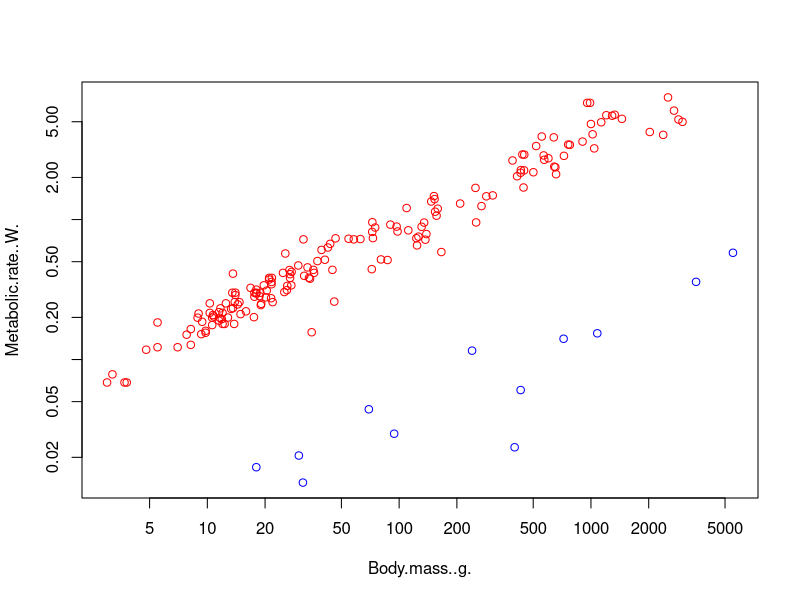
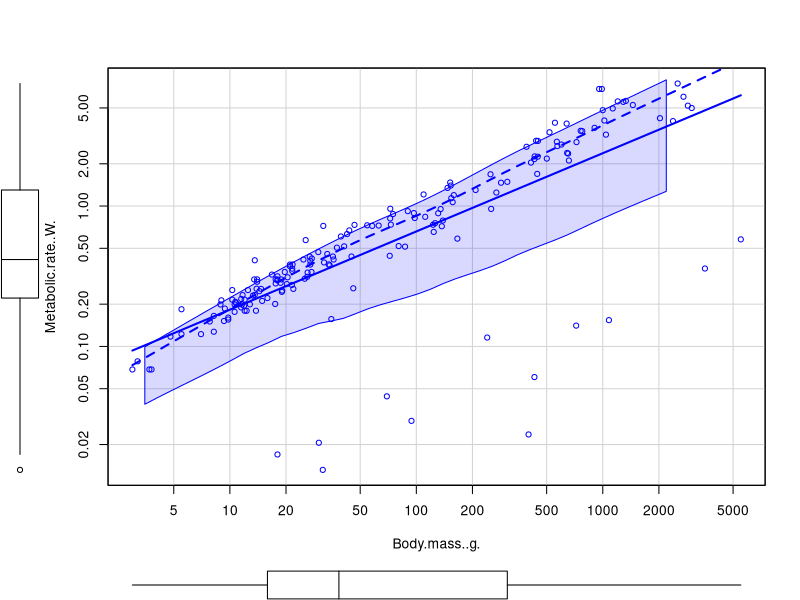
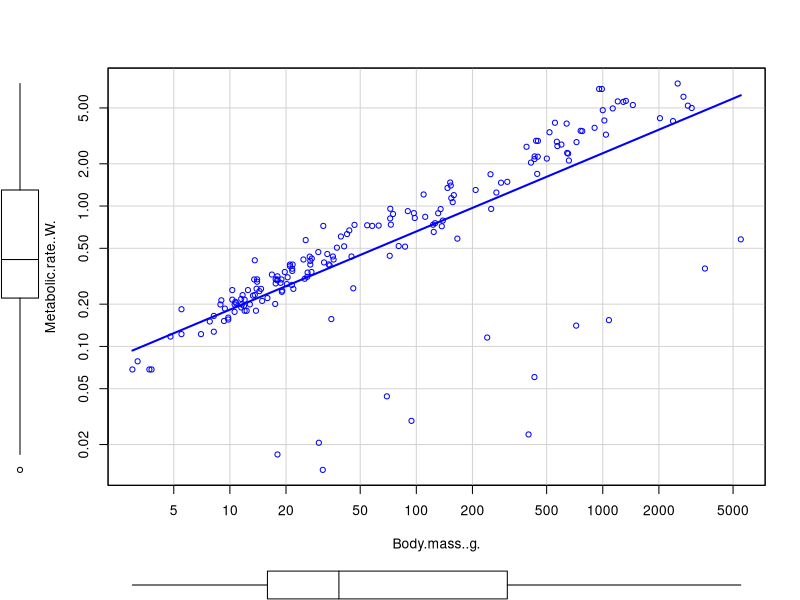
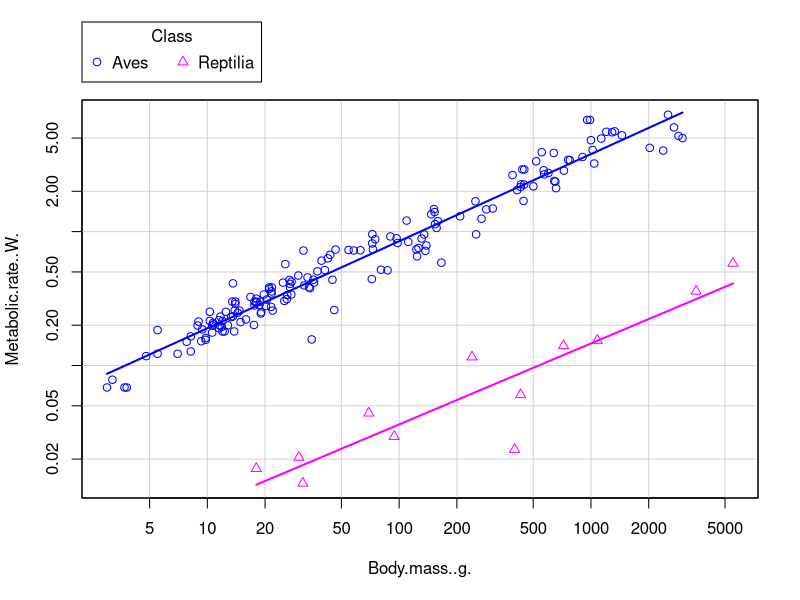
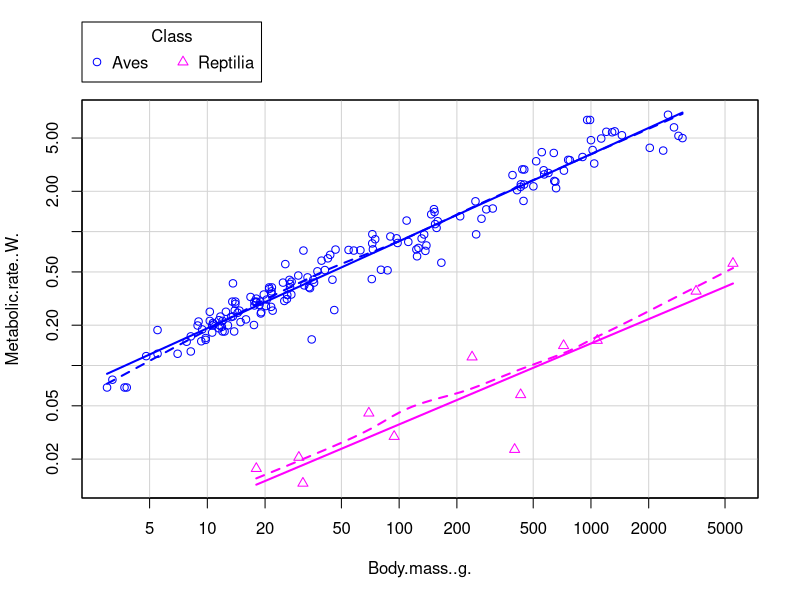
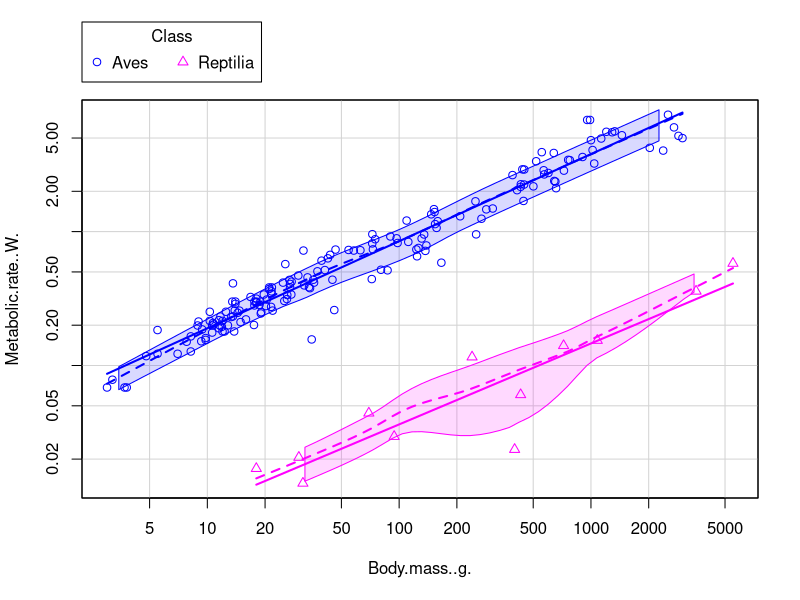
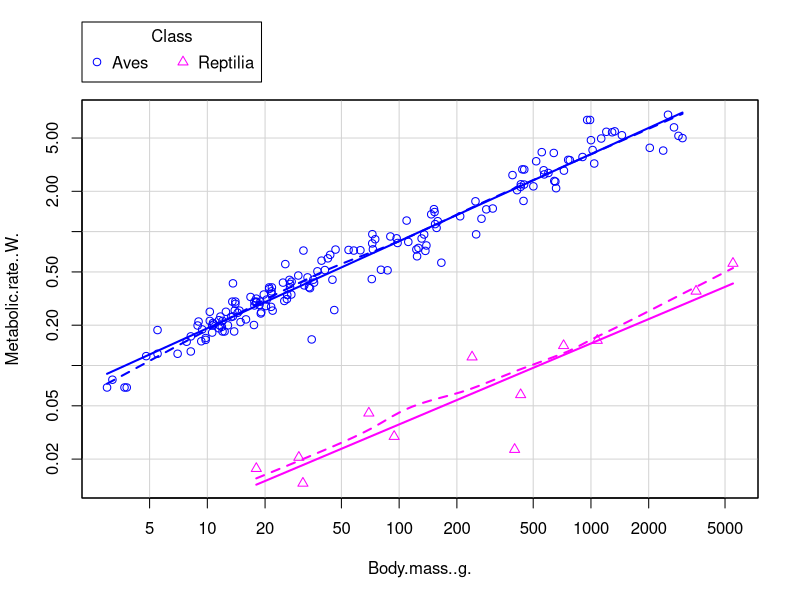
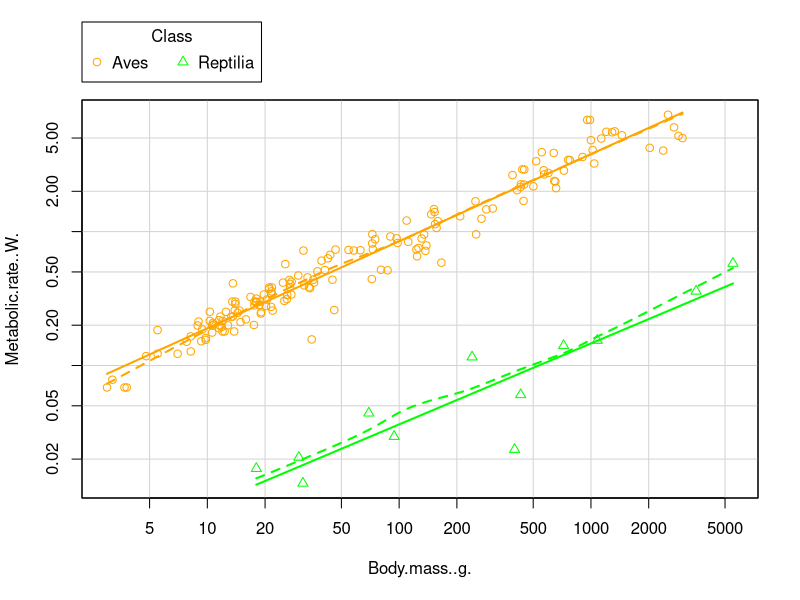

Here is the R script that generated these plots, in order: (Note: this script raises an error after producing the figures.)
## For me: recall to  (setq ess-eval-visibly-p t)


## PURPOSE of this:
## Use different types of plot for same data
## Illustrate split-apply-combine
## Illustrate dealing with errors and incremental building of code
## Illustrate reading of help

######
## What is in the workspace? I want it clean
rm(list = ls())

anage <-  read.table("AnAge_birds_reptiles.txt", 
                     header=TRUE, na.strings="NA")


## Simpler to do it now, so it is available later
anage$logmet <- log(anage$Metabolic.rate..W.)
anage$logbm <- log(anage$Body.mass..g)


anage$Class <- factor(anage$Class)

plot(Metabolic.rate..W. ~ Body.mass..g.,
     data = anage,
     col = c("red", "blue")[anage$Class],
     log = "xy")



## skip
######################################################################

## We did this already, so skip
str(anage)
head(anage)
tail(anage)
summary(anage)

## Did you notice the naming of columns?

library(car)

scatterplot(Metabolic.rate..W. ~ Body.mass..g.,
            data = anage,
            log = "xy")

## too many lines; what are we getting rid of?
scatterplot(Metabolic.rate..W. ~ Body.mass..g.,
            data = anage,
            log = "xy",
            smooth = FALSE)

## But I have birds and reptiles. What is smooth doing?
scatterplot(Metabolic.rate..W. ~
                Body.mass..g. | Class,
            data = anage,
            log = "xy",
            smooth = FALSE)

scatterplot(Metabolic.rate..W. ~
                Body.mass..g. | Class,
            data = anage,
            log = "xy", smooth = TRUE)

## smooth each and add variance
scatterplot(Metabolic.rate..W. ~
                Body.mass..g. | Class,
            data = anage,
            log = "xy",
            smooth = list(smoother = loessLine,
                          var = TRUE))

## smooth explicitly, and remove variance envelope
scatterplot(Metabolic.rate..W. ~
                Body.mass..g. | Class,
            data = anage,
            log = "xy",
            smooth = list(smoother = loessLine
                        ## , var = FALSE ## uncomment if you don't want var.
                        ## , var = TRUE  ## uncomment if you want variance.
                          ))

## Notice colors. Working as expected
scatterplot(Metabolic.rate..W. ~
                Body.mass..g. | Class,
            data = anage,
            log = "xy",
            col = c("orange", "green"))

## But nope, not everything is changeable that way: e.g., cex
scatterplot(Metabolic.rate..W. ~
                Body.mass..g. | Class,
            data = anage,
            log = "xy",
            cex = c(1, 8))

## Oooops
scatterplot(Metabolic.rate..W. ~
                Body.mass..g. | Class,
            data = anage,
            log = "xy",
            cex = c(1, 8)[Class])


## Hummmm... no points
scatterplot(Metabolic.rate..W. ~
                Body.mass..g. | Class,
            data = anage,
            log = "xy",
            cex = c(1, 8)[anage$Class])


## What is happening here?? (For details of stringsAsFactors: https://developer.r-project.org/Blog/public/2020/02/16/stringsasfactors/index.html)
anage$Class

## Aha!
anage$Class <- factor(anage$Class)

## Now
plot(Metabolic.rate..W. ~ Body.mass..g.,
     data = anage,
     log = "xy",
     cex = c(1, 3)[anage$Class])

## Still does not do what we want
scatterplot(Metabolic.rate..W. ~
                Body.mass..g. | Class,
            data = anage,
            log = "xy",
            cex = c(1, 3)[anage$Class])



## let's try again. 
dx <- na.omit(anage[, c("Metabolic.rate..W.",
                        "Body.mass..g.",
                        "Class")])

scatterplot(Metabolic.rate..W. ~
                Body.mass..g. | Class,
            data = dx,
            log = "xy",
            cex = c(1, 3))

cexo <- c(1,3)[dx$Class]

scatterplot(Metabolic.rate..W. ~
                Body.mass..g. | Class,
            data = dx,
            log = "xy",
            cex = cexo) ## OK, I give up


## continue with plot



## ## This would break if Class is not a factor
plot(Metabolic.rate..W. ~ Body.mass..g.,
     data = anage,
     col = c("red", "blue")[anage$Class],
     log = "xy")


## legend?
plot(Metabolic.rate..W. ~ Body.mass..g.,
     data = anage,
     col = c("salmon", "darkgreen")[Class],
     pch = c(1, 2)[Class],
     log = "xy")

legend(10, 2, legend = levels(anage$Class),
       col = c("salmon", "darkgreen"),
       pch = c(1, 2))



## Remember: if I want to produce a pdf for real (say, a paper)
## change settings as needed and surround by pdf() and dev.off()

## Also, notice labels of y axis
op <- par(las = 1)

plot(Metabolic.rate..W. ~ Body.mass..g.,
     data = anage,
     col = c("salmon", "darkgreen")[Class],
     pch = c(1, 2)[Class],
     log = "xy")

legend(10, 2, legend = levels(anage$Class),
       col = c("salmon", "darkgreen"),
       pch = c(1, 2))

par(op)


## adding lines more of a pain here. We will continue below. Detour for
## now to using ggplot2

###############################################################
## /skip


## ggplot

library(ggplot2)

p1 <- ggplot(aes(x = Body.mass..g.,
                 y = Metabolic.rate..W.),
             data = anage) + geom_point()


p1

## how can I use log?

p1 + scale_x_log10() + scale_y_log10()

## conditioning (using facet_wrap; there is also facet_grid)
p1 + scale_x_log10() + scale_y_log10() + facet_wrap( ~ Class)

p1 + scale_x_log10() + scale_y_log10() +
    facet_wrap( ~ Class) +
    geom_smooth(method = "lm")

p1 + scale_x_log10() + scale_y_log10() +
    facet_wrap( ~ Class) +
    geom_smooth(method = "lm", se = FALSE )

## Using color per class. Not using facet_wrap
p2 <- ggplot(aes(x = Body.mass..g.,
                 y = Metabolic.rate..W.,
                 color = Class),
             data = anage) +
    geom_point() 
p2

p2 + scale_x_log10() + scale_y_log10() +
    facet_wrap( ~ Class) +
    geom_smooth(method = "lm", se = FALSE )

## single panel
p2 + scale_x_log10() + scale_y_log10() +
    geom_smooth(method = "lm", se = FALSE )

## single panel, use other colors (which are much worse!)

p2 + scale_x_log10() + scale_y_log10() +
    geom_smooth(method = "lm", se = FALSE ) +
    scale_color_manual(values = c("red", "blue"))

library(cowplot)

## selection

birds <- anage[anage$Class == "Aves", ]

library(dplyr)
birds2 <- dplyr::filter(anage, Class == "Aves")



## adding a legend interactively
plot(Metabolic.rate..W. ~ Body.mass..g.,
     data = anage,
     col = c("salmon", "darkgreen")[Class],
     pch = c(1, 2)[Class],
     log = "xy")

## Emacs: does not work with xwidget
legend(locator(1), legend = levels(anage$Class),
       col = c("salmon", "darkgreen"),
       pch = c(1, 2))


## some more manual work

## todo
## - labels with at to use custom tick marks
## complete cases and table without NAs
## abline for plot for reptiles and aves

plot(logmet ~ logbm, data = anage,
     xlab = "Body mass (g)",
     ylab = " Metabolic rate (W)",      
     axes = FALSE)

box()

## help for labels is not very helpful?
## where should we place the labels?

summary(anage)
## range of metabolic rate
exp(seq(from = -4.3, to = 2, length.out = 6))

yv <- c(0.01, 0.05, 0.15, 0.6, 2, 7) 
log(yv)

axis(side = 2, at = log(yv), labels = yv)

## Hummm, ugly for several reasons

plot(logmet ~ logbm, data = anage,
     xlab = "Body mass (g)",
     ylab = "Metabolic rate (W)",
     axes = FALSE,
     ylim = c(log(0.01),
              max(anage$logmet)))  ## what happened?

plot(logmet ~ logbm, data = anage,
     xlab = "body mass (g)",
     ylab = " metabolic rate (W)",
     axes = FALSE,
     ylim = c(log(0.01),
              max(anage$logmet, na.rm = TRUE)))

box()
axis(side = 2, at = log(yv), labels = yv)

dev.off()

## changing par
op <- par(las = 1)

plot(logmet ~ logbm, data = anage,
     xlab = "Log body mass (g)", ylab = "Log metabolic rate (W)",
     axes = FALSE, ylim = c(log(0.01), max(anage$logmet, na.rm = TRUE)))
box()
axis(side = 2, at = log(yv), labels = yv)

par(op)


anage.clean <- anage[
    complete.cases(
        anage[, c("Class",
                  "Metabolic.rate..W.",
                  "Body.mass..g.")])
  , ]
summary(anage.clean)


anage.clean2 <- na.omit(
    anage[, c("Class", "Metabolic.rate..W.", "Body.mass..g.")])
summary(anage.clean2)

nrow(anage.clean)
nrow(anage.clean2)

stopifnot(nrow(anage.clean) == nrow(anage.clean2))

anage3 <- dplyr::filter(anage,
                        !is.na(Metabolic.rate..W.) &
                        !is.na(Body.mass..g.))

anage4 <- dplyr::filter(anage,
                        !(is.na(Metabolic.rate..W.) |
                          is.na(Body.mass..g.)))

summary(anage3)
summary(anage4)
identical(anage3, anage4)

## Quick and dirty version of expect_true, etc
## ALWAYS add testing code as you go along
stopifnot(identical(anage3, anage4))


## Hummm... What gives here?
identical(anage.clean, anage3)


mapply(identical, anage.clean, anage3)
## or
Map(identical, anage.clean, anage3)


all(mapply(identical, anage.clean, anage3))


## what gives?

attributes(anage.clean)
attributes(anage3)

length(attributes(anage.clean))
length(attributes(anage3))


## Possibly misleading. Not anymore
Map(identical, attributes(anage.clean), attributes(anage3))

names(attributes(anage3))
names(attributes(anage.clean))

stopifnot(all(names(attributes(anage.clean)) == names(attributes(anage3))))

for(att in names(attributes(anage3))) {
    cat("\n attribute ", att, "\n")
    print(identical(attributes(anage3)[[att]],
                    attributes(anage.clean)[[att]]))
}


## here:
## let's use lapply, just to practice

lapply(names(attributes(anage3)),
       function(u) {
           cat("\n attribute ", u, ": ", 
               identical(attributes(anage3)[[u]],
                         attributes(anage.clean)[[u]]),
               "\n")
       })

## those NULL: they are ugly!!

## sending to null (or whatever)
null <- lapply(names(attributes(anage3)),
               function(u) {
                   cat("\n attribute ", u, ": ", 
                       identical(attributes(anage3)[[u]],
                                 attributes(anage.clean)[[u]]),
                       "\n")
               })


## Notes:
##  - check Map vs mapply: where?
##  - what we did? why?
##  - arguments to plot?
##  - where is this file?

## Back to the plot

### ablines and regression
birds <- dplyr::filter(anage, Class == "Aves")

summary(lm(logmet ~ logbm, birds))

plot(logmet ~ logbm, birds)
abline(lm(logmet ~ logbm, birds))

## ok but ... we want both birds and reptiles
## let's plot both. First, we want the regression lines

mbirds <- lm(logmet ~ logbm,
             data = dplyr::filter(anage, Class == "Aves"))

## similar to
mbirds0 <- lm(logmet ~ logbm,
              data = anage,
              subset = (Class == "Aves"))

stopifnot(
    identical(
        coefficients(mbirds0), coefficients(mbirds)))

mrept <- lm(logmet ~ logbm,
            data = dplyr::filter(anage, Class != "Aves"))

## we will want colors
colors() ## yes, we have a few choices . How do I choose?

## Now, plot the points and then add regression lines
plot(logmet ~ logbm, anage,
     col = c("salmon", "turquoise")[Class])

abline(mbirds, col = "salmon")
abline(mrept, col = "turquoise")


## Too much work. 
## A nicer, smarter way?

## I can certainly do this. split-apply(-combine)
lapply(split(anage, anage$Class),
       function(dd) lm(logmet ~ logbm, data = dd))


plot(logmet ~ logbm, anage,
     col = c("salmon", "turquoise")[Class])

lapply(split(anage, anage$Class),
       function(dd)
           abline(lm(logmet ~ logbm, data = dd)))
## OK, looks doable. A few minor tweaks and we are done

############### A tangent
## What about sapply?
## Not a natural thing to do here ?
sapply(split(anage, anage$Class),
       function(dd) lm(logmet ~ logbm, data = dd))

sapply(split(anage, anage$Class),
       function(dd) lm(logmet ~ logbm, data = dd),
       simplify = FALSE)
plot(logmet ~ logbm, anage,
     col = c("salmon", "turquoise")[Class])

sapply(split(anage, anage$Class),
       function(dd) abline(lm(logmet ~ logbm, data = dd)))

## And vapply; too much of a mess here
## and not a natural application
vapply(split(anage, anage$Class),
       function(dd) lm(logmet ~ logbm, data = dd),
       FUN.VALUE = lm(logmet ~ logbm, data = anage))

## However, use vapply whenever you can instead of sapply!
## Lets continue on the tangent here. From the help of sapply

i39 <- sapply(3:9, seq) # list of vectors

sapply(i39, summary)

vapply(i39, summary,
       c(Min. = 0, "1st Qu." = 0, Median = 0,
         mean = 0, "3rd Qu." = 0, Max. = 0))

i39b <- i39
i39b[[2]] <- factor(letters[1:5])

sapply(i39b, summary)

vapply(i39b, summary,
       c(Min. = 0, "1st Qu." = 0, Median = 0,
         mean = 0, "3rd Qu." = 0, Max. = 0))

## And replicate?
replicate(1000, mean(rnorm(100)))

####### End tangent


colores <- c("salmon", "turquoise")

## OK, promising?
plot(logmet ~ logbm, anage, col = colores[Class])

## ;-(
lapply(split(anage, anage$Class),
       function(dd)
           abline(lm(logmet ~ logbm, data = dd),
                  col = colores[Class]))

## yes (and get rid of the NULLs)

junk <- lapply(
    split(anage, anage$Class),
    function(dd)
        abline(lm(logmet ~ logbm,
                  data = dd),
               col = colores[dd$Class]))


## What did we do? If we get side tracked
dddd <- split(anage, anage$Class)

lapply(dddd, function(u) u$Class)



## see help of "by" for another example
## of extracting coefficients by group
